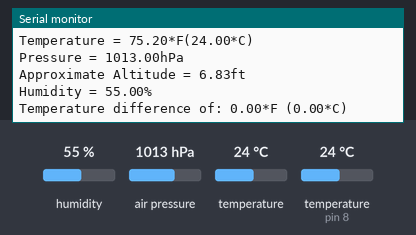
The sketch below on a simulated Arduino Uno, built with avr-gcc and run on an emulated ATmega328P. Parts: the last lines printed to the serial monitor. The inputs (shaded band) are chosen by the test bench; at power-on: air pressure 1013 hPa, temperature (sensor on pin 8) 24 °C, humidity 55 %, temperature 24 °C.

Above: at 1.6 s.
1.7 s: air pressure set to 952 hPa
At 4.8 s:
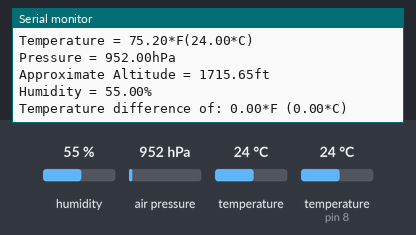
9.5 s: temperature (sensor on pin 8) set to 12 °C
At 10.9 s:
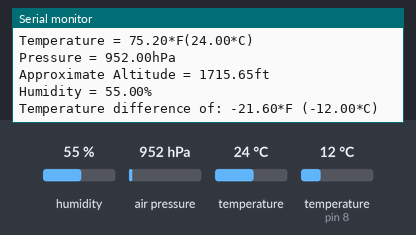
11.2 s: humidity set to 22 %
At 12.8 s:
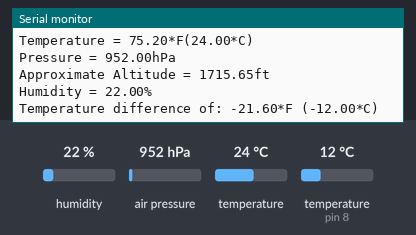
12.9 s: temperature (sensor 0) set to 19 °C
14.6 s: temperature (sensor on pin 8) set to 28 °C
At 16.2 s:
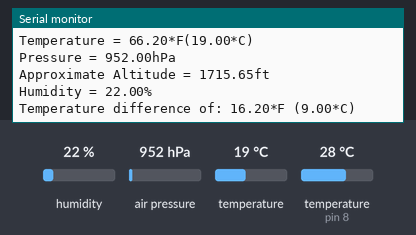
Timing chart, 0 to 17.3 s (numbered marks = the images above; inputs shaded):
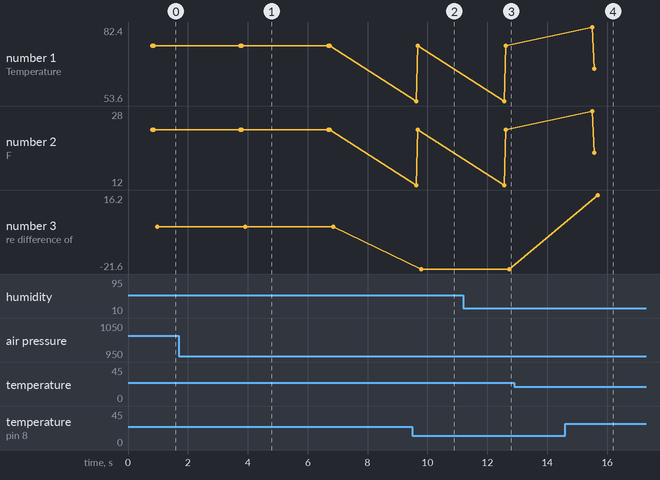

The sketch:

BME280_DS18B20_test_1.ino
```cpp
#include <Wire.h>
#include <Adafruit_Sensor.h>
#include <Adafruit_BME280.h>
#include <OneWire.h>
#include <DallasTemperature.h>
#include <LiquidCrystal_I2C.h>

// use this for SPI protocol using different pins
/*
#define BME_SCK 21
#define BME_MISO 12
#define BME_MOSI 11
#define BME_CS 10
*/
// define sealevel pressure (hectopascals)
#define SEALEVELPRESSURE_HPA (1013.25)
// define digital pin from arduino to read from
#define ONE_WIRE_BUS 8

// OneWire instance communicating with the defined variable
OneWire oneWire(ONE_WIRE_BUS);
// passing OneWire ref to DallasTemp library
DallasTemperature sensors(&oneWire);

// use I2C protocol
Adafruit_BME280 bme;

// to use hardware SPI instead of I2C
// Adafruit_BME280 bme(BME_CS);
// use software SPI
// Adafruit_BME280 bme(BME_CS, BME_MOSI, BME_MISO, BME_SCK);

// defining temperature vals for DS18B20 temperature sensor
float celsius = 0;
float fahrenheit = 0;

void setup() {
  // begin sensor readings
  sensors.begin();
  // initialize LCD
  //lcd.init();
  // set data rate in bits per sec
  Serial.begin(9600);

  // hardware address defined here for bme280
  if (!bme.begin(0x77)) {
    Serial.println("Could not find a valid BME280 sensor, check wiring or default address!");
    while (1);
  }

}

// loop thru and print our values
void loop() {
  // put your main code here, to run repeatedly:
  // initialize variables from DS18B20 sensor
  sensors.requestTemperatures();
  celsius = sensors.getTempCByIndex(0);
  fahrenheit = sensors.toFahrenheit(celsius);

  // from DS18B20 sensor display the following
  Serial.println("From DS18B20 sensor: ");
  Serial.print("Temperature = ");
  Serial.print(fahrenheit);
  //Serial.print(fahrenheit - 1);
  Serial.print("*F(");
  Serial.print(celsius);
  Serial.println("*C)");
  Serial.println();

  // from BME280 sensor display the following:
  // display temperature in celsius and degrees F
  Serial.println("From BME280 sensor: ");
  Serial.print("Temperature = ");
  Serial.print((bme.readTemperature() * 9/5) + 32);
  Serial.print("*F(");
  Serial.print(bme.readTemperature());
  Serial.println("*C)");

  // display pressure in Hectopascals
  Serial.print("Pressure = ");
  Serial.print(bme.readPressure() / 100.0F);
  Serial.println("hPa");

  // display altitude in ft calculated from sealevel pressure
  Serial.print("Approximate Altitude = ");
  Serial.print(bme.readAltitude(SEALEVELPRESSURE_HPA) * 3.281);
  Serial.println("ft");

  // humidity in %
  Serial.print("Humidity = ");
  Serial.print(bme.readHumidity());
  Serial.println("%");

  // 10 second interval
  Serial.println();
  Serial.print("Temperature difference of: ");
  Serial.print(fahrenheit - ((bme.readTemperature() * 9/5) + 32));
  Serial.print("*F (");
  Serial.print(celsius - bme.readTemperature());
  Serial.println("*C)");

  Serial.println();
  delay(2000);

}
```

Measured:
- after the input at 1.7 s, the serial monitor: prints a new line after 2.1 s (image 1)
- after the input at 9.5 s, the serial monitor: prints a new line after 0.12 s (image 2)
- after the input at 11.2 s, the serial monitor: prints a new line after 1.5 s (image 3)
- after the input at 14.6 s, the serial monitor: prints a new line after 0.91 s (image 4)
- plotted number 3: 0 → -21.6 after the input at 9.5 s, -21.6 → 16.2 after the input at 14.6 s
